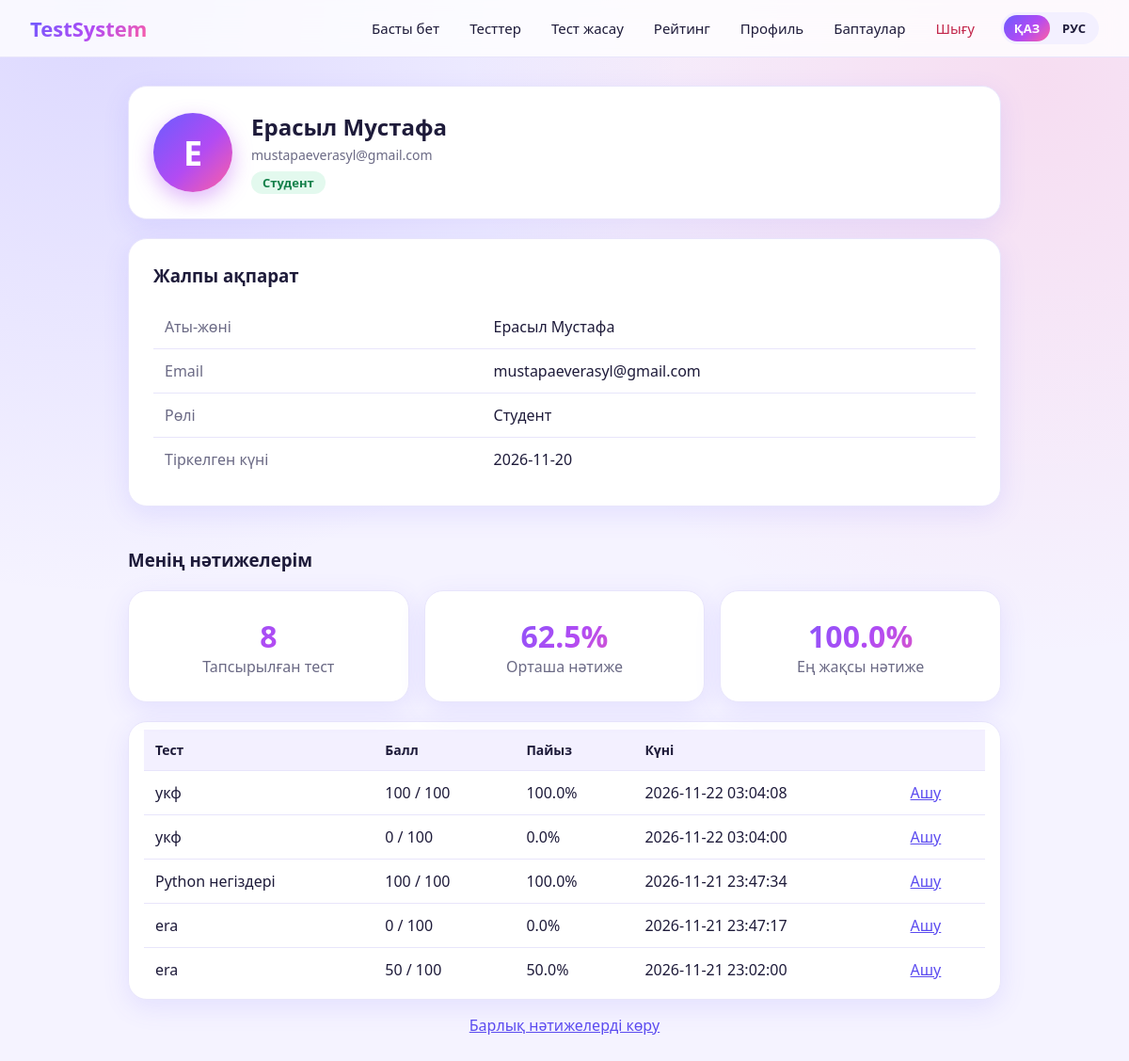
/profile (signed in), run on the app's committed database.
### models/user.py (models this page shows)
class User(Base):
    __tablename__ = "users"
    id: Mapped[int] = mapped_column(Integer, primary_key=True, autoincrement=True)
    full_name: Mapped[str] = mapped_column(String, nullable=False)
    email: Mapped[str] = mapped_column(String, nullable=False, unique=True, index=True)
    password_hash: Mapped[str] = mapped_column(String, nullable=False)
    role: Mapped[str] = mapped_column(String, nullable=False, default="student",
                                      server_default="student")
    created_at: Mapped[str | None] = mapped_column(String,
                                                   server_default=func.current_timestamp())
    results = relationship("Result", back_populates="user",
                           cascade="all, delete-orphan")

### models/result.py (models this page shows)
class Result(Base):
    __tablename__ = "results"
    id: Mapped[int] = mapped_column(Integer, primary_key=True, autoincrement=True)
    user_id: Mapped[int] = mapped_column(ForeignKey("users.id", ondelete="CASCADE"),
                                         nullable=False)
    test_id: Mapped[int] = mapped_column(ForeignKey("tests.id", ondelete="CASCADE"),
                                         nullable=False)
    score: Mapped[int] = mapped_column(Integer, nullable=False)
    max_score: Mapped[int] = mapped_column(Integer, nullable=False)
    percent: Mapped[float] = mapped_column(Float, nullable=False)
    taken_at: Mapped[str | None] = mapped_column(String,
                                                 server_default=func.current_timestamp())
    user = relationship("User", back_populates="results")
    test = relationship("Test")
    answers = relationship("ResultAnswer", back_populates="result",
                           cascade="all, delete-orphan", order_by="ResultAnswer.position")

### models/test.py (models this page shows)
class Test(Base):
    __tablename__ = "tests"
    id: Mapped[int] = mapped_column(Integer, primary_key=True, autoincrement=True)
    title: Mapped[str] = mapped_column(String, nullable=False)
    description: Mapped[str | None] = mapped_column(String)
    max_score: Mapped[int] = mapped_column(Integer, nullable=False, default=100,
                                           server_default="100")
    duration_minutes: Mapped[int] = mapped_column(Integer, nullable=False, default=20,
                                                  server_default="20")
    created_at: Mapped[str | None] = mapped_column(String,
                                                   server_default=func.current_timestamp())
    created_by: Mapped[int | None] = mapped_column(
        ForeignKey("users.id", ondelete="SET NULL"), nullable=True)
    category_id: Mapped[int | None] = mapped_column(
        ForeignKey("categories.id", ondelete="SET NULL"), nullable=True)
    category = relationship("Category", back_populates="tests")
    questions = relationship("Question", back_populates="test",
                             cascade="all, delete-orphan", order_by="Question.id")

### main.py (the view)
@app.get("/profile", name="profile", dependencies=[Depends(login_required)])
def profile_page(request: Request, tab: str = "profile"):
    if tab not in ("profile", "settings"):
        tab = "profile"
    conn = get_db()
    user = conn.execute(
        "SELECT * FROM users WHERE id = ?", (request.session["user_id"],)
    ).fetchone()
    if user is None:
        conn.close()
        request.session.clear()
        return RedirectResponse("/login", status_code=303)
    my = conn.execute(
        "SELECT COUNT(*) AS cnt, ROUND(AVG(percent), 1) AS avg, "
        "MAX(percent) AS best FROM results WHERE user_id = ?",
        (user["id"],),
    ).fetchone()
    recent = conn.execute("""
        SELECT r.*, t.title
        FROM results r
        JOIN tests t ON t.id = r.test_id
        WHERE r.user_id = ?
        ORDER BY r.id DESC
        LIMIT 5
    """, (user["id"],)).fetchall()
    admin_stats = None
    if user["role"] == "admin":
        admin_stats = {
            "students": conn.execute(
                "SELECT COUNT(*) FROM users WHERE role = 'student'"
            ).fetchone()[0],
            "tests": conn.execute("SELECT COUNT(*) FROM tests").fetchone()[0],
            "results": conn.execute(
                "SELECT COUNT(*) FROM results").fetchone()[0],
        }
    conn.close()
    return render(request, "profile.html", user=user, my=my, recent=recent,
                  admin_stats=admin_stats, tab=tab)

### templates/profile.html (shortened to what this page needs)
{% extends "base.html" %}
{% block content %}
<div class="card profile-head">
    <div class="avatar">{{ user.full_name[:1]|upper }}</div>
    <div>
        <h2>{{ user.full_name }}</h2>
        <p class="muted">{{ user.email }}</p>
        <span class="role-tag {{ user.role }}">
            {% if user.role == 'admin' %}Администратор{% else %}Студент{% endif %}
        </span>
    </div>
</div>
<div class="tab-panel {% if tab == 'profile' %}active{% endif %}" id="panel-profile">
    <div class="card info-card">
        <h3>Жалпы ақпарат</h3>
        <table class="info-table">
            <tr><td>Аты-жөні</td><td>{{ user.full_name }}</td></tr>
            <tr><td>Email</td><td>{{ user.email }}</td></tr>
            <tr><td>Рөлі</td><td>{% if user.role == 'admin' %}Администратор{% else %}Студент{% endif %}</td></tr>
            <tr><td>Тіркелген күні</td><td>{{ user.created_at[:10] }}</td></tr>
        </table>
    </div>
    <h3 class="section-title">Менің нәтижелерім</h3>
    <div class="stats">
        <div class="card stat"><span>{{ my.cnt }}</span>Тапсырылған тест</div>
        <div class="card stat"><span>{{ my.avg if my.avg is not none else 0 }}%</span>Орташа нәтиже</div>
        <div class="card stat"><span>{{ my.best if my.best is not none else 0 }}%</span>Ең жақсы нәтиже</div>
    </div>
    {% if recent %}
    <div class="card table-card">
        <table>
            <tr><th>Тест</th><th>Балл</th><th>Пайыз</th><th>Күні</th><th></th></tr>
            {% for r in recent %}
            <tr>
                <td>{{ r.title }}</td>
                <td>{{ r.score }} / {{ r.max_score }}</td>
                <td>{{ r.percent }}%</td>
                <td>{{ r.taken_at }}</td>
                <td><a href="{{ url_for('result', result_id=r.id) }}">Ашу</a></td>
            </tr>
            {% endfor %}
        </table>
    </div>
    <p class="hint"><a href="{{ url_for('tests') }}">Барлық нәтижелерді көру</a></p>
    {% else %}
    <p>Әзірге тест тапсырған жоқсыз. <a href="{{ url_for('tests') }}">Тесттерге өту</a></p>
    {% endif %}
</div>
{% endblock %}

### static/style.css (style rules this page uses)
:root { --bg: #f5f3ff; --surface: #ffffff; --text: #1e1b3a; --muted: #6b6a85; --border: #e8e5fb; --link: #5b4bf0; --grad: linear-gradient(135deg, #6a5cff 0%, #b24bf3 55%, #ff5fa2 100%); --grad-soft: linear-gradient(135deg, #ece9ff, #ffe6f1); --shadow: 0 8px 28px rgba(106, 92, 255, .12); --nav: rgba(255, 255, 255, .8); --input-bg: #faf9ff; --th-bg: #f3f0ff; --success-bg: #e3f9ee; --success: #14804a; --error-bg: #ffe8ee; --error: #c2264b; }
* { box-sizing: border-box; }
body { margin: 0; min-height: 100vh; color: var(--text); font-family: 'Segoe UI', system-ui, -apple-system, Arial, sans-serif; background-color: var(--bg); background-image: radial-gradient(circle at 8% 0%, rgba(106, 92, 255, .18), transparent 40%), radial-gradient(circle at 92% 8%, rgba(255, 95, 162, .15), transparent 40%); background-attachment: fixed; }
a { color: var(--link); }
h2, h3 { margin-top: 0; }
.muted { color: var(--muted); font-size: 14px; }
.hint { text-align: center; color: var(--muted); margin-top: 16px; }
.section-title { margin-top: 44px; }
.card { background: var(--surface); padding: 26px; border-radius: 20px; box-shadow: var(--shadow); border: 1px solid var(--border); }
.table-card { overflow-x: auto; padding: 8px 16px; }
table { width: 100%; border-collapse: collapse; }
th, td { padding: 12px; text-align: left; border-bottom: 1px solid var(--border); }
th { background: var(--th-bg); font-size: 14px; }
tr:last-child td { border-bottom: none; }
.stats { display: grid; grid-template-columns: repeat(auto-fit, minmax(160px, 1fr)); gap: 16px; margin: 20px 0; }
.stat { text-align: center; color: var(--muted); }
.stat span { display: block; font-size: 32px; font-weight: 800; background: var(--grad); -webkit-background-clip: text; background-clip: text; color: transparent; }
.profile-head { display: flex; align-items: center; gap: 20px; margin-bottom: 20px; }
.profile-head h2 { margin: 0 0 4px; }
.profile-head p { margin: 0 0 8px; }
.avatar { width: 84px; height: 84px; border-radius: 50%; background: var(--grad); color: #fff; font-size: 36px; font-weight: bold; display: flex; align-items: center; justify-content: center; flex-shrink: 0; box-shadow: 0 8px 22px rgba(178, 75, 243, .4); }
.role-tag { display: inline-block; padding: 3px 12px; border-radius: 12px; font-size: 13px; background: var(--success-bg); color: var(--success); font-weight: 600; }
.tab-panel { display: none; }
.tab-panel.active { display: block; }
.info-table { width: 100%; }
.info-table td:first-child { color: var(--muted); width: 40%; }

### data on the page
User: full_name "Е", full_name "Ерасыл Мустафа", email "mustapaeverasyl@gmail.com", created_at "2026-11-20"
Result: title "укф", score "100", max_score "100", percent "100.0", taken_at "2026-11-22 03:04:08"
Result: title "укф", score "0", max_score "100", percent "0.0", taken_at "2026-11-22 03:04:00"
Result: title "Python негіздері", score "100", max_score "100", percent "100.0", taken_at "2026-11-21 23:47:34"
Result: title "era", score "0", max_score "100", percent "0.0", taken_at "2026-11-21 23:47:17"
Result: title "era", score "50", max_score "100", percent "50.0", taken_at "2026-11-21 23:02:00"
